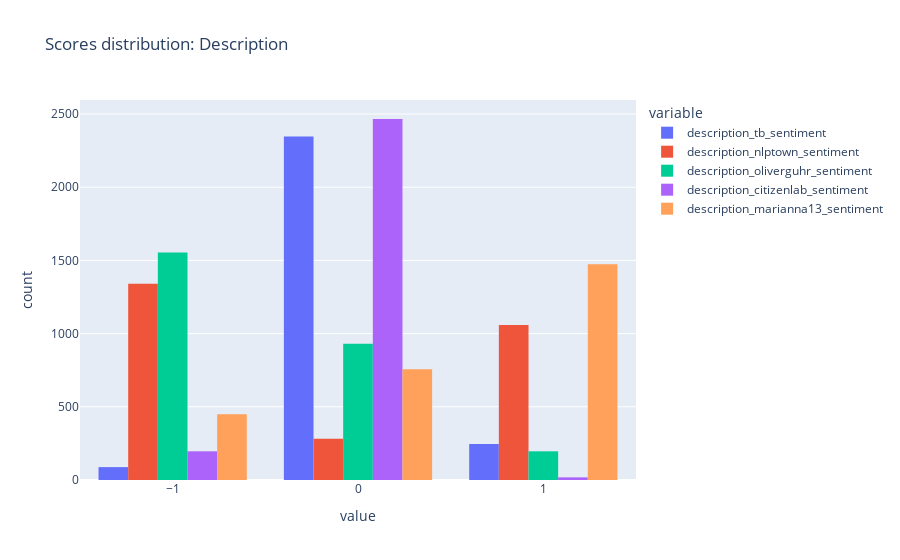

The code cell stored with this chart in its notebook:
### Code cell
px.histogram(rescaled[description_sentiment_cols].melt(), x='value', color="variable", barmode="group", title='Scores distribution: Description')

### Figure 1 — Plotly figure (JSON) as saved in the notebook; plotly's stock layout.template omitted (floating-point values rounded to 4 significant figures; data arrays with more than 128 entries replaced by an {"elided": "..."} marker saying what was removed)
{"data": [{"alignmentgroup": "True", "bingroup": "x", "hovertemplate": "variable=description_tb_sentiment<br>value=%{x}<br>count=%{y}<extra></extra>", "legendgroup": "description_tb_sentiment", "marker": {"color": "#636efa", "pattern": {"shape": ""}}, "name": "description_tb_sentiment", "offsetgroup": "description_tb_sentiment", "orientation": "v", "showlegend": true, "type": "histogram", "x": {"elided": "2680 int values"}, "xaxis": "x", "yaxis": "y"}, {"alignmentgroup": "True", "bingroup": "x", "hovertemplate": "variable=description_nlptown_sentiment<br>value=%{x}<br>count=%{y}<extra></extra>", "legendgroup": "description_nlptown_sentiment", "marker": {"color": "#EF553B", "pattern": {"shape": ""}}, "name": "description_nlptown_sentiment", "offsetgroup": "description_nlptown_sentiment", "orientation": "v", "showlegend": true, "type": "histogram", "x": {"elided": "2680 int values"}, "xaxis": "x", "yaxis": "y"}, {"alignmentgroup": "True", "bingroup": "x", "hovertemplate": "variable=description_oliverguhr_sentiment<br>value=%{x}<br>count=%{y}<extra></extra>", "legendgroup": "description_oliverguhr_sentiment", "marker": {"color": "#00cc96", "pattern": {"shape": ""}}, "name": "description_oliverguhr_sentiment", "offsetgroup": "description_oliverguhr_sentiment", "orientation": "v", "showlegend": true, "type": "histogram", "x": {"elided": "2680 int values"}, "xaxis": "x", "yaxis": "y"}, {"alignmentgroup": "True", "bingroup": "x", "hovertemplate": "variable=description_citizenlab_sentiment<br>value=%{x}<br>count=%{y}<extra></extra>", "legendgroup": "description_citizenlab_sentiment", "marker": {"color": "#ab63fa", "pattern": {"shape": ""}}, "name": "description_citizenlab_sentiment", "offsetgroup": "description_citizenlab_sentiment", "orientation": "v", "showlegend": true, "type": "histogram", "x": {"elided": "2680 int values"}, "xaxis": "x", "yaxis": "y"}, {"alignmentgroup": "True", "bingroup": "x", "hovertemplate": "variable=description_marianna13_sentiment<br>value=%{x}<br>count=%{y}<extra></extra>", "legendgroup": "description_marianna13_sentiment", "marker": {"color": "#FFA15A", "pattern": {"shape": ""}}, "name": "description_marianna13_sentiment", "offsetgroup": "description_marianna13_sentiment", "orientation": "v", "showlegend": true, "type": "histogram", "x": {"elided": "2680 int values"}, "xaxis": "x", "yaxis": "y"}], "layout": {"barmode": "group", "legend": {"title": {"text": "variable"}, "tracegroupgap": 0}, "title": {"text": "Scores distribution: Description"}, "xaxis": {"anchor": "y", "domain": [0, 1], "title": {"text": "value"}}, "yaxis": {"anchor": "x", "domain": [0, 1], "title": {"text": "count"}}}}
